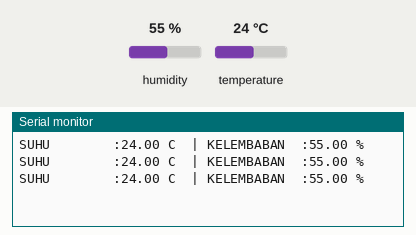
A sketch run on a simulated ESP32. Shown: the last lines printed to the serial monitor. Inputs (shaded band) come from the test bench; at power-on: humidity 55 %, temperature 24 °C.

Above: at 2.8 s.
2.9 s: humidity set to 22 %
At 5.5 s:
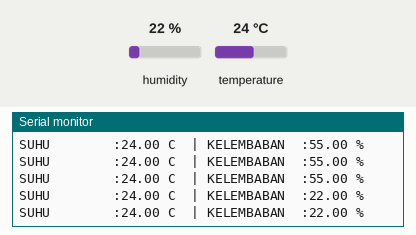
5.6 s: temperature set to 12 °C
At 6.9 s:
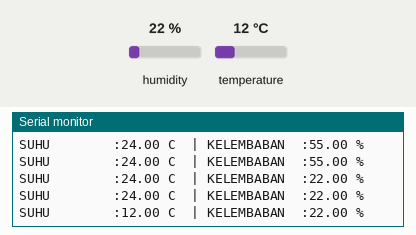
8.3 s: humidity set to 40 %
At 9.5 s:
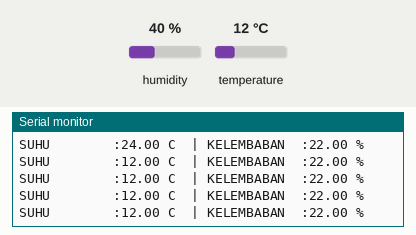
Timing chart, 0 to 11.3 s (numbered marks = the images above; inputs shaded):
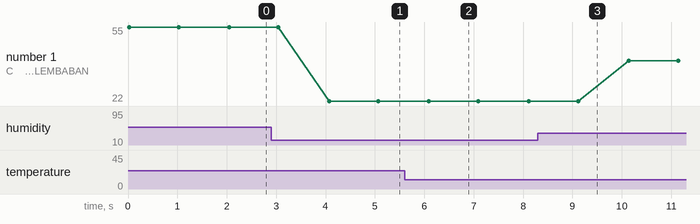

Measured:
- after the input at 2.9 s, the serial monitor: prints a new line after 1.2 s (image 1)
- after the input at 5.6 s, the serial monitor: prints a new line after 0.49 s (image 2)
- plotted number 1: 55 → 22 after the input at 2.9 s, 22 → 40 after the input at 8.3 s

The sketch:

4._DHT11.ino
```cpp
#include <DHT.h>


#define DHTPIN 25
#define DHTTYPE DHT11

DHT dht(DHTPIN, DHTTYPE);

void setup() {
 Serial.begin(9600);
 dht.begin();
}

void loop() {
  float suhu = dht.readTemperature();
  float kelembaban = dht.readHumidity();

  //POST DATA SERIAL
  Serial.print("SUHU        :"); Serial.print(suhu);        Serial.print(" C  | ");
  Serial.print("KELEMBABAN  :"); Serial.print(kelembaban);  Serial.print(" % ");
  Serial.println();
  delay(1000);

}
```
